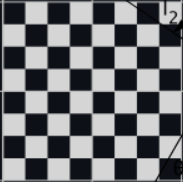
#> input picture Chess-Bot/ChessBot/download.png, 183 x 182 px
$ jupyter execute --allow-errors chessEngine.ipynb
#> lines starting #> are read from the running program, lines starting #| are printed output that depends on the picture
## Initialize Stockfish class

[cell 1]
from stockfish import Stockfish

# stockfish = Stockfish(path="/usr/share/doc/stockfish")
#> (the rest of this cell did not finish here and is left out)

#> (a cell that did not finish here is left out)

#> (a cell that did not finish here is left out)

#> (a cell that did not finish here is left out)

[cell 5]
import cv2
img = cv2.imread('../download.png')
#> img is the input picture: shape (182, 183, 3); mean B, G, R 117.5, 114.6, 112.6
img = cv2.resize(img, (512, 512))
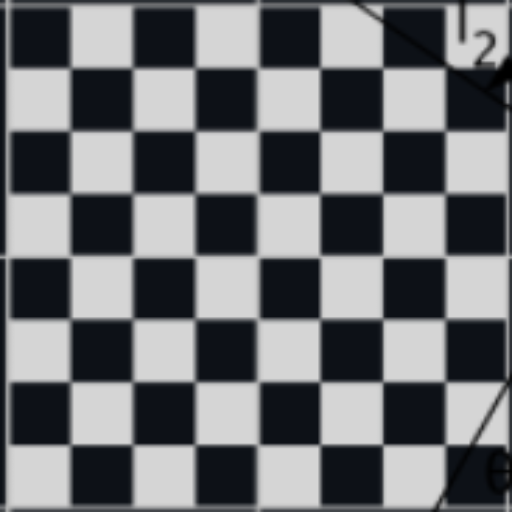
#> img: shape (512, 512, 3); mean B, G, R 117.5, 114.5, 112.6

[cell 6]
out = []
for i in range(8):
    temp = []
    for j in range(8):
        temp.append(img[i*64:(i+1)*64,j*64:(j+1)*64])
    out.append(temp)
#> after the loop, out = 8 items

[cell 7]
out[0][0].shape
#> Out = (64, 64, 3)

[cell 8]
img1 = out[6][7]
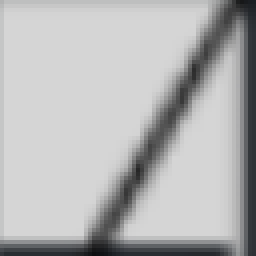
#> img1: shape (64, 64, 3) (shown 4 times larger); mean of channels 0, 1, 2 181.4, 181, 180.6; drawn as B, G, R
cv2.imshow("image",img1)
cv2.waitKey(100000)
